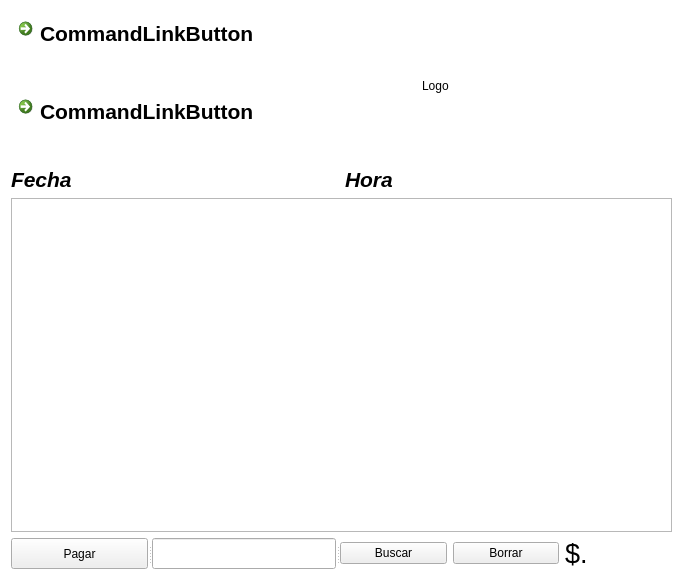
<?xml version="1.0" encoding="UTF-8"?>
<ui version="4.0">
 <class>dialogo_pdeventa</class>
 <widget class="QDialog" name="dialogo_pdeventa">
  <property name="geometry">
   <rect>
    <x>0</x>
    <y>0</y>
    <width>683</width>
    <height>580</height>
   </rect>
  </property>
  <property name="windowTitle">
   <string>CopyTodo</string>
  </property>
  <property name="styleSheet">
   <string notr="true">QDialog{background:white; border:solid; padding:10px}
QCommandLinkButton{background:white}</string>
  </property>
  <layout class="QVBoxLayout" name="verticalLayout_2">
   <item>
    <layout class="QHBoxLayout" name="horizontalLayout_4">
     <item>
      <layout class="QVBoxLayout" name="verticalLayout">
       <item>
        <widget class="QCommandLinkButton" name="clb_usuario">
         <property name="font">
          <font>
           <pointsize>16</pointsize>
           <weight>75</weight>
           <bold>true</bold>
          </font>
         </property>
         <property name="text">
          <string>CommandLinkButton</string>
         </property>
        </widget>
       </item>
       <item>
        <widget class="QCommandLinkButton" name="clb_cliente">
         <property name="font">
          <font>
           <pointsize>16</pointsize>
           <weight>75</weight>
           <bold>true</bold>
          </font>
         </property>
         <property name="text">
          <string>CommandLinkButton</string>
         </property>
        </widget>
       </item>
      </layout>
     </item>
     <item>
      <widget class="QLabel" name="lbl_logo">
       <property name="minimumSize">
        <size>
         <width>250</width>
         <height>150</height>
        </size>
       </property>
       <property name="maximumSize">
        <size>
         <width>250</width>
         <height>150</height>
        </size>
       </property>
       <property name="text">
        <string>Logo</string>
       </property>
      </widget>
     </item>
    </layout>
   </item>
   <item>
    <layout class="QHBoxLayout" name="horizontalLayout_3">
     <item>
      <widget class="QLabel" name="lbl_fecha">
       <property name="font">
        <font>
         <pointsize>16</pointsize>
         <weight>75</weight>
         <italic>true</italic>
         <bold>true</bold>
        </font>
       </property>
       <property name="text">
        <string>Fecha</string>
       </property>
      </widget>
     </item>
     <item>
      <widget class="QLabel" name="lbl_hora">
       <property name="font">
        <font>
         <pointsize>16</pointsize>
         <weight>75</weight>
         <italic>true</italic>
         <bold>true</bold>
        </font>
       </property>
       <property name="text">
        <string>Hora</string>
       </property>
      </widget>
     </item>
    </layout>
   </item>
   <item>
    <layout class="QHBoxLayout" name="horizontalLayout_2">
     <item>
      <widget class="QTableWidget" name="table_productos">
       <property name="font">
        <font>
         <pointsize>16</pointsize>
        </font>
       </property>
      </widget>
     </item>
    </layout>
   </item>
   <item>
    <widget class="QSplitter" name="splitter_2">
     <property name="font">
      <font>
       <pointsize>16</pointsize>
       <weight>75</weight>
       <italic>true</italic>
       <bold>true</bold>
      </font>
     </property>
     <property name="orientation">
      <enum>Qt::Horizontal</enum>
     </property>
     <widget class="QPushButton" name="pb_pagar">
      <property name="text">
       <string>Pagar</string>
      </property>
     </widget>
     <widget class="QSplitter" name="splitter">
      <property name="orientation">
       <enum>Qt::Horizontal</enum>
      </property>
      <widget class="QLineEdit" name="line_codigo"/>
      <widget class="QWidget" name="layoutWidget">
       <layout class="QHBoxLayout" name="horizontalLayout">
        <item>
         <widget class="QPushButton" name="pb_buscar">
          <property name="text">
           <string>Buscar</string>
          </property>
         </widget>
        </item>
        <item>
         <widget class="QPushButton" name="pb_borrar">
          <property name="text">
           <string>Borrar</string>
          </property>
         </widget>
        </item>
        <item>
         <widget class="QLabel" name="lbl_total">
          <property name="font">
           <font>
            <pointsize>20</pointsize>
           </font>
          </property>
          <property name="text">
           <string>$.</string>
          </property>
         </widget>
        </item>
       </layout>
      </widget>
     </widget>
    </widget>
   </item>
  </layout>
 </widget>
 <tabstops>
  <tabstop>line_codigo</tabstop>
  <tabstop>table_productos</tabstop>
  <tabstop>pb_borrar</tabstop>
  <tabstop>clb_usuario</tabstop>
  <tabstop>clb_cliente</tabstop>
  <tabstop>pb_pagar</tabstop>
  <tabstop>pb_buscar</tabstop>
 </tabstops>
 <resources/>
 <connections/>
</ui>
